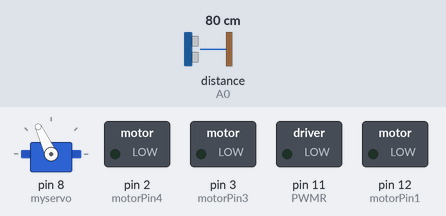
The sketch below on a simulated Arduino Uno, built with avr-gcc and run on an emulated ATmega328P. Parts: servo, switched loads named in the sketch (green lamp = pin HIGH). Dashed ring = blinking. The test bench sets the inputs (shaded band); at power-on: distance to the obstacle (sensor on A0) 80 cm. The echo pulse lasts 58.3 µs per cm.

Above: at 0.1 s.
4.0 s: distance to the obstacle (sensor on A0) set to 23 cm
At 4.9 s:
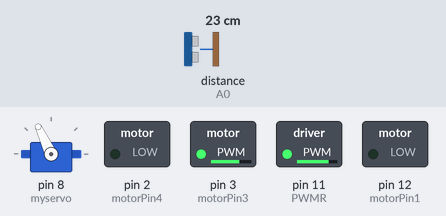
7.0 s: distance to the obstacle (sensor on A0) set to 18 cm
At 7.8 s:
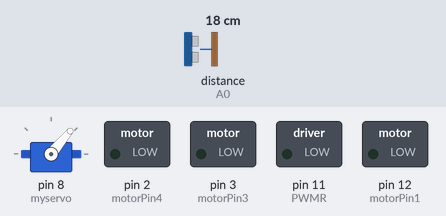
At 9.24 s:
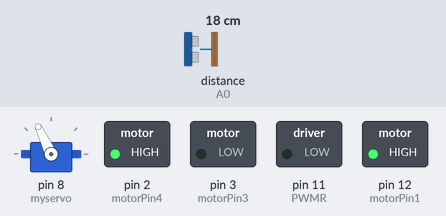
Timing chart, 0 to 16.0 s (numbered marks = the images above; inputs shaded):
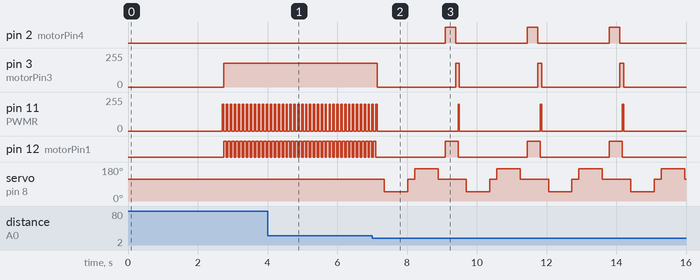

Measured:
- the behaviour switches between 21 and 20 cm on distance to the obstacle (sensor on A0) (found by bisection; images 1 and 2)
- after the input at 7.0 s, pin 2 (motorPin4): alternates HIGH for 0.30 s and LOW for 2.1 s, starting after 2.1 s; pin 3 (motorPin3): alternates 180/255 for 0.11 s and 0/255 for 2.2 s, starting after 0.15 s; servo on pin 8 (myservo): 115° → 50° after 0.35 s, then repeats every 2.4 s: 115° 0.20 s, 170° 0.67 s, 115° 0.81 s, 50° 0.67 s
- by itself, pin 11 (PWMR): repeats every 2.4 s: 200/255 0.04 s, 0/255 2.3 s
- by itself, pin 12 (motorPin1): repeats every 2.4 s: LOW 2.0 s, HIGH 0.37 s

The sketch:

ultrasonic.ino
```cpp
#include <NewPing.h>
#include <Servo.h>

#define TRIG_PIN A1
#define ECHO_PIN A0
#define MAX_DISTANCE 200
NewPing sonar(TRIG_PIN, ECHO_PIN, MAX_DISTANCE);
Servo myservo;

boolean goesForward=false;
int distance = 100;
int speedSet = 0;

//Motor A
int PWMR = 11;
int motorPin1  = 12;  // Forward
int motorPin2  =11;  // Reverse

//Motor B
int PWML = 12;
int motorPin3  = 3;  //
int motorPin4  = 2;  //


void setup() {

  myservo.attach(8);
  myservo.write(115);
  delay(2000);
  distance = readPing();
  delay(100);
  distance = readPing();
  delay(100);
  distance = readPing();
  delay(100);
  distance = readPing();
  delay(100);
  pinMode(motorPin1, OUTPUT);
  pinMode(motorPin2, OUTPUT);
  pinMode(motorPin3, OUTPUT);
  pinMode(motorPin4, OUTPUT);
  pinMode(PWMR, OUTPUT);
  pinMode(PWML, OUTPUT);
}

void loop() {
  analogWrite(PWMR,200);
  analogWrite(PWML,100) ;
 int distanceR = 0;
 int distanceL =  0;
 delay(40);

 if(distance<=20)
 {
//  moveStop();
  //delay(100);
  //moveBackward();
  //delay(300);
  moveStop();
  delay(200);
  distanceR = lookRight();
  delay(200);
  distanceL = lookLeft();
  delay(200);

  if(distanceR>=distanceL)
  {
    turnRight();
    //moveStop();
  }else
  {
    turnLeft();
    //moveStop();
  }
 }else
 {
  moveForward();
 }
 distance = readPing();
}

int lookRight()
{
    myservo.write(50);
    delay(500);
    int distance = readPing();
    delay(100);
    myservo.write(115);
    return distance;
}

int lookLeft()
{
    myservo.write(170);
    delay(500);
    int distance = readPing();
    delay(100);
    myservo.write(115);
    return distance;
    delay(100);
}

int readPing() {
  delay(70);
  int cm = sonar.ping_cm();
  if(cm==0)
  {
    cm = 250;
  }
  return cm;
}

void moveStop() {
  analogWrite(motorPin1, 0);
    analogWrite(motorPin2, 0);
    analogWrite(motorPin3, 0);
    analogWrite(motorPin4, 0);
  }

void moveForward() {


    analogWrite(motorPin1, 180);
    analogWrite(motorPin2, 0);
    analogWrite(motorPin3, 180);
    analogWrite(motorPin4, 0);

}

void moveBackward() {

    analogWrite(motorPin1, 0);
    analogWrite(motorPin2, 180);
    analogWrite(motorPin3, 0);
    analogWrite(motorPin4, 180);

}

void turnRight() {
 analogWrite(motorPin1, 180);
    analogWrite(motorPin2, 0);
  analogWrite(motorPin3, 0);
    analogWrite(motorPin4, 180);
  delay(300);
 moveForward();

}

void turnLeft() {
  analogWrite(motorPin1, 0);
    analogWrite(motorPin2, 180);
 analogWrite(motorPin3, 180);
    analogWrite(motorPin4, 0);
  delay(300);
   moveForward();
}
```
